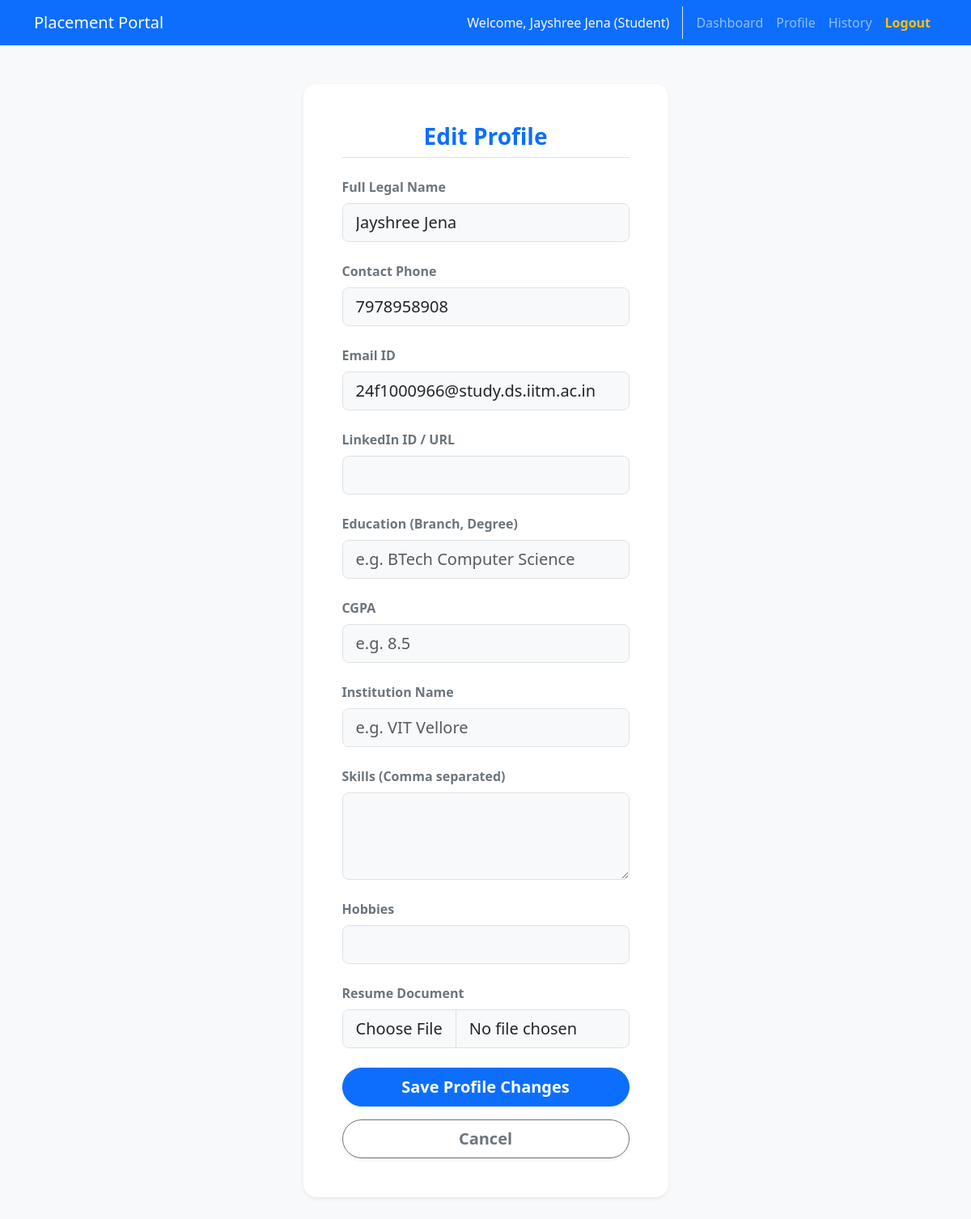
The app's page /student/profile (signed in) with its own data.
### app.py (models this page shows)
class UserMixin:
    is_authenticated = True

class User(db.Model, UserMixin):
    id = db.Column(db.Integer, primary_key=True)
    name = db.Column(db.String(100), nullable=False)
    email = db.Column(db.String(120), unique=True, nullable=False)
    password = db.Column(db.String(200), nullable=False)
    role = db.Column(db.String(20), nullable=False)
    is_active = db.Column(db.Boolean, default=True)

class StudentProfile(db.Model):
    id = db.Column(db.Integer, primary_key=True)
    user_id = db.Column(db.Integer, db.ForeignKey('user.id'), nullable=False)
    roll_no = db.Column(db.String(50), nullable=False, unique=True)
    contact_info = db.Column(db.String(100))
    linkedin_id = db.Column(db.String(100))
    skills = db.Column(db.Text)
    hobbies = db.Column(db.String(200))
    cgpa = db.Column(db.Float)
    institution_name = db.Column(db.String(200))
    education = db.Column(db.String(100))
    resume_file = db.Column(db.String(200)) # stores filename
    user = db.relationship('User', backref=db.backref('student_profile', uselist=False, cascade='all, delete-orphan'))

### app.py (the view, shortened to what this page needs)
@app.route('/student/profile', methods=['GET', 'POST'])
@login_required
@student_required
def student_profile():
    return render_template('student_profile.html')

### app.py (called while the page is built)
def get_current_user():
    if hasattr(g, 'user'): return g.user
    path = request.path
    role = None
    if path.startswith('/admin'): role = 'admin'
    elif path.startswith('/company'): role = 'company'
    elif path.startswith('/student'): role = 'student'
    if not role: role = session.get('active_role')
    user_id = session.get(f'{role}_id') if role else None
    if user_id:
        user = User.query.get(user_id)
        if user:
            g.user = user
            return user
    return DummyAnonymousUser()

def login_required(f):
    from functools import wraps
    @wraps(f)
    def decorated_function(*args, **kwargs):
        if not current_user.is_authenticated:
            flash('Please log in to continue.', 'warning')
            return redirect(url_for('login'))
        return f(*args, **kwargs)
    return decorated_function

@app.context_processor
def inject_user():
    return dict(current_user=current_user)

def student_required(f):
    from functools import wraps
    @wraps(f)
    def decorated_function(*args, **kwargs):
        if not current_user.is_authenticated:
            flash('Please log in to continue.', 'warning')
            return redirect(url_for('login'))
        if current_user.role != 'student':
            flash(f'Access Denied. You are currently logged in as a {current_user.role}.', 'danger')
            if current_user.role == 'admin': return redirect(url_for('admin_dashboard'))
            elif current_user.role == 'company': return redirect(url_for('company_dashboard'))
            return redirect(url_for('index'))
        return f(*args, **kwargs)
    return decorated_function

@app.before_request
def check_active():
    if current_user.is_authenticated and not current_user.is_active:
        logout_user()
        flash('Your account has been blacklisted or deactivated.', 'danger')
        return redirect(url_for('login'))

### templates/student_profile.html (shortened to what this page needs)
{% extends "base.html" %}
{% block content %}
<div class="row pt-4 justify-content-center">
    <div class="col-md-6 col-lg-5">
        <div class="card shadow-sm border-0 rounded-4">
            <div class="card-body p-5">
                <h3 class="text-center fw-bold text-primary mb-4 pb-2 border-bottom">Edit Profile</h3>
                <form method="POST" action="{{ url_for('student_profile') }}" enctype="multipart/form-data">
                    <div class="mb-4">
                        <label class="form-label text-secondary fw-semibold">Full Legal Name</label>
                        <input type="text" class="form-control form-control-lg bg-light" name="name"
                            value="{{ current_user.name }}" required>
                    </div>
                    <div class="mb-4">
                        <label class="form-label text-secondary fw-semibold">Contact Phone</label>
                        <input type="text" class="form-control form-control-lg bg-light" name="contact_info"
                            value="{{ current_user.student_profile.contact_info or '' }}">
                    </div>
                    <div class="mb-4">
                        <label class="form-label text-secondary fw-semibold">Email ID</label>
                        <input type="email" class="form-control form-control-lg bg-light" name="email"
                            value="{{ current_user.email }}" readonly>
                    </div>
                    <div class="mb-4">
                        <label class="form-label text-secondary fw-semibold">LinkedIn ID / URL</label>
                        <input type="text" class="form-control form-control-lg bg-light" name="linkedin_id"
                            value="{{ current_user.student_profile.linkedin_id or '' }}">
                    </div>
                    <div class="mb-4">
                        <label class="form-label text-secondary fw-semibold">Education (Branch, Degree)</label>
                        <input type="text" class="form-control form-control-lg bg-light" name="education"
                            value="{{ current_user.student_profile.education or '' }}"
                            placeholder="e.g. BTech Computer Science">
                    </div>
                    <div class="mb-4">
                        <label class="form-label text-secondary fw-semibold">CGPA</label>
                        <input type="number" step="0.01" class="form-control form-control-lg bg-light" name="cgpa"
                            value="{{ current_user.student_profile.cgpa or '' }}" placeholder="e.g. 8.5">
                    </div>
                    <div class="mb-4">
                        <label class="form-label text-secondary fw-semibold">Institution Name</label>
                        <input type="text" class="form-control form-control-lg bg-light" name="institution_name"
                            value="{{ current_user.student_profile.institution_name or '' }}"
                            placeholder="e.g. VIT Vellore">
                    </div>
                    <div class="mb-4">
                        <label class="form-label text-secondary fw-semibold">Skills (Comma separated)</label>
                        <textarea class="form-control form-control-lg bg-light" name="skills"
                            rows="3">{{ current_user.student_profile.skills or '' }}</textarea>
                    </div>
                    <div class="mb-4">
                        <label class="form-label text-secondary fw-semibold">Hobbies</label>
                        <input type="text" class="form-control form-control-lg bg-light" name="hobbies"
                            value="{{ current_user.student_profile.hobbies or '' }}">
                    </div>
                    <div class="mb-4">
                        <label class="form-label text-secondary fw-semibold">Resume Document</label>
                        <div class="input-group">
                            <input type="file" class="form-control form-control-lg bg-light" name="resume"
                                accept=".pdf,.doc,.docx">
                        </div>
                    </div>
                    <button type="submit" class="btn btn-primary btn-lg w-100 fw-bold rounded-pill shadow-sm">Save
                        Profile Changes</button>
                    <a href="{{ url_for('student_dashboard') }}"
                        class="btn btn-outline-secondary btn-lg w-100 fw-bold rounded-pill shadow-sm mt-3">Cancel</a>
                </form>
            </div>
        </div>
    </div>
</div>
{% endblock %}

### templates/base.html (shortened to what this page needs)
<!DOCTYPE html>
<html lang="en">
<head>
    <link href="https://cdn.jsdelivr.net/npm/bootstrap@5.3.0/dist/css/bootstrap.min.css" rel="stylesheet">
    <link rel="stylesheet" href="{{ url_for('static', filename='style.css') }}">
</head>
<body>
    <nav class="navbar navbar-expand-lg navbar-dark bg-primary">
        <div class="container">
            <a class="navbar-brand" href="{{ url_for('index') }}">Placement Portal</a>
            <div class="collapse navbar-collapse" id="navbarNav">
                <ul class="navbar-nav ms-auto">
                    {% if current_user.is_authenticated %}
                        <li class="nav-item">
                            <span class="nav-link text-light border-end me-2 pe-3">Welcome, {{ current_user.name }} ({{ current_user.role|capitalize }})</span>
                        </li>
                        {% if current_user.role == 'admin' %}
                        <li class="nav-item"><a class="nav-link" href="{{ url_for('admin_dashboard') }}">Dashboard</a></li>
                        <li class="nav-item"><a class="nav-link" href="{{ url_for('admin_view_applications') }}">Applications</a></li>
                        {% elif current_user.role == 'company' %}
                        <li class="nav-item"><a class="nav-link" href="{{ url_for('company_dashboard') }}">Dashboard</a></li>
                        <li class="nav-item"><a class="nav-link" href="{{ url_for('company_profile') }}">Profile</a></li>
                        <li class="nav-item"><a class="nav-link" href="{{ url_for('create_drive') }}">Create Drive</a></li>
                        {% elif current_user.role == 'student' %}
                        <li class="nav-item"><a class="nav-link" href="{{ url_for('student_dashboard') }}">Dashboard</a></li>
                        <li class="nav-item"><a class="nav-link" href="{{ url_for('student_profile') }}">Profile</a></li>
                        <li class="nav-item"><a class="nav-link" href="{{ url_for('student_history') }}">History</a></li>
                        {% endif %}
                        <li class="nav-item"><a class="nav-link fw-bold text-warning" href="{{ url_for('logout') }}">Logout</a></li>
                    {% endif %}
                </ul>
            </div>
        </div>
    </nav>
    <div class="container mt-4 mb-5 pb-5">
        {% block content %}{% endblock %}
    </div>
</body>
</html>

### static/style.css (style rules this page uses)
body { background-color: #f8f9fa; font-family: 'Segoe UI', Tahoma, Geneva, Verdana, sans-serif; }
.card { transition: transform 0.2s ease-in-out, box-shadow 0.2s ease-in-out; }

### records on screen
User: name "Jayshree Jena", role "Student", email "24f1000966@study.ds.iitm.ac.in"
StudentProfile: contact_info "7978958908"
